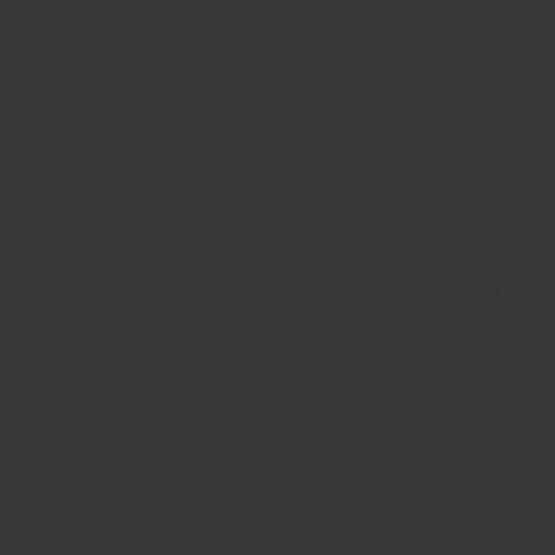
Frame 1 (no input)
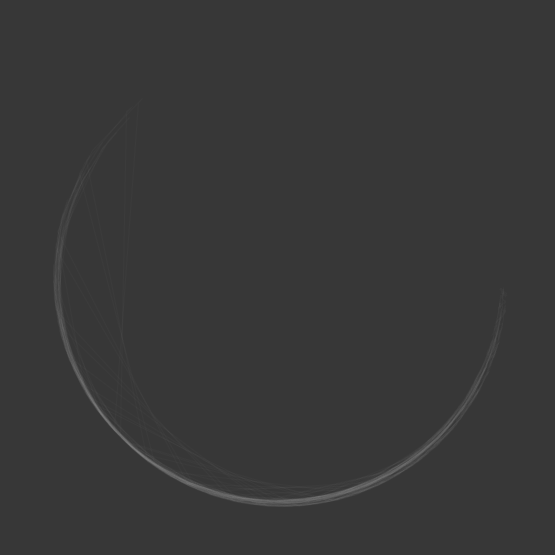
Frame 60 (the mouse pressed at the canvas centre just before this capture)
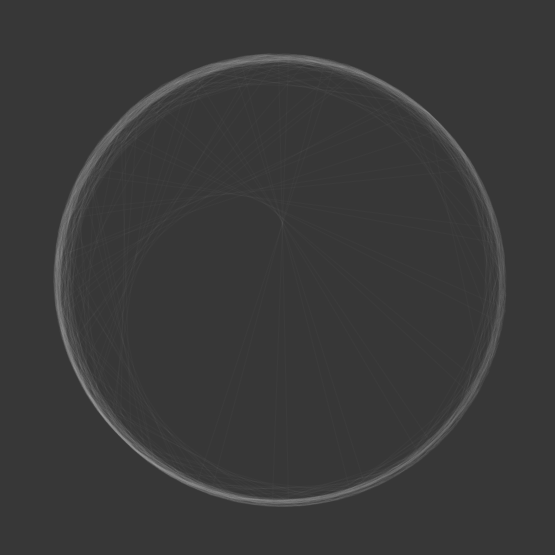
Frame 120 (the mouse held since frame 60 and released just before this capture)

The Processing sketch that drew these frames (run headless with seeded random() and noise(); from frame 60 on, the mouse is pressed at the canvas centre):

// Processing sketch: blabla
// ── blabla.pde
int w,h;
void setup(){
  size(555,555);
  background(55);
  w = width;
  h = height;
}

float r =random(175,250);
float a =.1;
void draw(){
  
  noFill();
  stroke(255,5);
  translate(w/2,h/2);
  beginShape();
  for(float i=0;i<TWO_PI;i+=.1){
    float off=.1;
    float nc = noise(i,sin(a*TWO_PI),cos(a*TWO_PI));
    float bc = random(-2,2);
    vertex(r*cos(a*nc)+i+off*bc,r*sin(a*nc)+i+off*bc);
    off+=.1;
  }
  endShape(CLOSE);
  a+=.1;
 // print(frameCount + "\n");
  if(frameCount>355){
    save("output.png");
    exit();
  }
}
